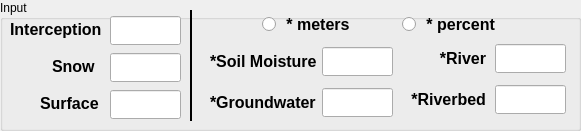
  <widget class="QGroupBox" name="groupBoxInput_1">
   <property name="geometry">
    <rect>
     <x>15</x>
     <y>12</y>
     <width>581</width>
     <height>131</height>
    </rect>
   </property>
   <property name="title">
    <string>Input</string>
   </property>
   <widget class="QLabel" name="textLabel1_2">
    <property name="geometry">
     <rect>
      <x>10</x>
      <y>14</y>
      <width>91</width>
      <height>31</height>
     </rect>
    </property>
    <property name="font">
     <font>
      <family>Arial</family>
      <pointsize>12</pointsize>
      <weight>75</weight>
      <bold>true</bold>
     </font>
    </property>
    <property name="text">
     <string>Interception</string>
    </property>
   </widget>
   <widget class="QLineEdit" name="lineEditInterception">
    <property name="geometry">
     <rect>
      <x>110</x>
      <y>16</y>
      <width>71</width>
      <height>29</height>
     </rect>
    </property>
    <property name="font">
     <font>
      <pointsize>11</pointsize>
      <weight>75</weight>
      <bold>true</bold>
     </font>
    </property>
    <property name="alignment">
     <set>Qt::AlignRight|Qt::AlignTrailing|Qt::AlignVCenter</set>
    </property>
   </widget>
   <widget class="QRadioButton" name="radioButtonMeters">
    <property name="geometry">
     <rect>
      <x>262</x>
      <y>13</y>
      <width>111</width>
      <height>23</height>
     </rect>
    </property>
    <property name="font">
     <font>
      <family>Arial</family>
      <pointsize>12</pointsize>
      <weight>75</weight>
      <bold>true</bold>
     </font>
    </property>
    <property name="text">
     <string> * meters</string>
    </property>
   </widget>
   <widget class="QRadioButton" name="radioButtonPercent">
    <property name="geometry">
     <rect>
      <x>402</x>
      <y>13</y>
      <width>101</width>
      <height>23</height>
     </rect>
    </property>
    <property name="font">
     <font>
      <family>Arial</family>
      <pointsize>12</pointsize>
      <weight>75</weight>
      <bold>true</bold>
     </font>
    </property>
    <property name="text">
     <string> * percent</string>
    </property>
   </widget>
   <widget class="QLabel" name="textLabel1_5">
    <property name="geometry">
     <rect>
      <x>52</x>
      <y>51</y>
      <width>50</width>
      <height>31</height>
     </rect>
    </property>
    <property name="font">
     <font>
      <family>Arial</family>
      <pointsize>12</pointsize>
      <weight>75</weight>
      <bold>true</bold>
     </font>
    </property>
    <property name="text">
     <string>Snow</string>
    </property>
   </widget>
   <widget class="QLabel" name="textLabel1_6">
    <property name="geometry">
     <rect>
      <x>40</x>
      <y>88</y>
      <width>61</width>
      <height>31</height>
     </rect>
    </property>
    <property name="font">
     <font>
      <family>Arial</family>
      <pointsize>12</pointsize>
      <weight>75</weight>
      <bold>true</bold>
     </font>
    </property>
    <property name="text">
     <string>Surface</string>
    </property>
   </widget>
   <widget class="QLineEdit" name="lineEditSnow">
    <property name="geometry">
     <rect>
      <x>110</x>
      <y>53</y>
      <width>71</width>
      <height>29</height>
     </rect>
    </property>
    <property name="font">
     <font>
      <pointsize>11</pointsize>
      <weight>75</weight>
      <bold>true</bold>
     </font>
    </property>
    <property name="alignment">
     <set>Qt::AlignRight|Qt::AlignTrailing|Qt::AlignVCenter</set>
    </property>
   </widget>
   <widget class="QLineEdit" name="lineEditSurface">
    <property name="geometry">
     <rect>
      <x>110</x>
      <y>90</y>
      <width>71</width>
      <height>29</height>
     </rect>
    </property>
    <property name="font">
     <font>
      <pointsize>11</pointsize>
      <weight>75</weight>
      <bold>true</bold>
     </font>
    </property>
    <property name="alignment">
     <set>Qt::AlignRight|Qt::AlignTrailing|Qt::AlignVCenter</set>
    </property>
   </widget>
   <widget class="Line" name="line">
    <property name="geometry">
     <rect>
      <x>181</x>
      <y>10</y>
      <width>20</width>
      <height>111</height>
     </rect>
    </property>
    <property name="frameShadow">
     <enum>QFrame::Plain</enum>
    </property>
    <property name="lineWidth">
     <number>2</number>
    </property>
    <property name="midLineWidth">
     <number>2</number>
    </property>
    <property name="orientation">
     <enum>Qt::Vertical</enum>
    </property>
   </widget>
   <widget class="QLabel" name="textLabel1_7">
    <property name="geometry">
     <rect>
      <x>210</x>
      <y>46</y>
      <width>111</width>
      <height>31</height>
     </rect>
    </property>
    <property name="font">
     <font>
      <family>Arial</family>
      <pointsize>12</pointsize>
      <weight>75</weight>
      <bold>true</bold>
     </font>
    </property>
    <property name="text">
     <string>*Soil Moisture</string>
    </property>
   </widget>
   <widget class="QLabel" name="textLabel1_8">
    <property name="geometry">
     <rect>
      <x>210</x>
      <y>87</y>
      <width>111</width>
      <height>31</height>
     </rect>
    </property>
    <property name="font">
     <font>
      <family>Arial</family>
      <pointsize>12</pointsize>
      <weight>75</weight>
      <bold>true</bold>
     </font>
    </property>
    <property name="text">
     <string>*Groundwater</string>
    </property>
   </widget>
   <widget class="QLineEdit" name="lineEditGroundwater">
    <property name="geometry">
     <rect>
      <x>322</x>
      <y>88</y>
      <width>71</width>
      <height>29</height>
     </rect>
    </property>
    <property name="font">
     <font>
      <pointsize>11</pointsize>
      <weight>75</weight>
      <bold>true</bold>
     </font>
    </property>
    <property name="alignment">
     <set>Qt::AlignRight|Qt::AlignTrailing|Qt::AlignVCenter</set>
    </property>
   </widget>
   <widget class="QLineEdit" name="lineEditSoilMoisture">
    <property name="geometry">
     <rect>
      <x>322</x>
      <y>47</y>
      <width>71</width>
      <height>29</height>
     </rect>
    </property>
    <property name="font">
     <font>
      <pointsize>11</pointsize>
      <weight>75</weight>
      <bold>true</bold>
     </font>
    </property>
    <property name="alignment">
     <set>Qt::AlignRight|Qt::AlignTrailing|Qt::AlignVCenter</set>
    </property>
   </widget>
   <widget class="QLabel" name="textLabel1_9">
    <property name="geometry">
     <rect>
      <x>405</x>
      <y>43</y>
      <width>81</width>
      <height>31</height>
     </rect>
    </property>
    <property name="font">
     <font>
      <family>Arial</family>
      <pointsize>12</pointsize>
      <weight>75</weight>
      <bold>true</bold>
     </font>
    </property>
    <property name="text">
     <string>*River</string>
    </property>
    <property name="alignment">
     <set>Qt::AlignRight|Qt::AlignTrailing|Qt::AlignVCenter</set>
    </property>
   </widget>
   <widget class="QLineEdit" name="lineEditRiverbed">
    <property name="geometry">
     <rect>
      <x>495</x>
      <y>85</y>
      <width>71</width>
      <height>29</height>
     </rect>
    </property>
    <property name="font">
     <font>
      <pointsize>11</pointsize>
      <weight>75</weight>
      <bold>true</bold>
     </font>
    </property>
    <property name="alignment">
     <set>Qt::AlignRight|Qt::AlignTrailing|Qt::AlignVCenter</set>
    </property>
   </widget>
   <widget class="QLineEdit" name="lineEditRiver">
    <property name="geometry">
     <rect>
      <x>495</x>
      <y>44</y>
      <width>71</width>
      <height>29</height>
     </rect>
    </property>
    <property name="font">
     <font>
      <pointsize>11</pointsize>
      <weight>75</weight>
      <bold>true</bold>
     </font>
    </property>
    <property name="alignment">
     <set>Qt::AlignRight|Qt::AlignTrailing|Qt::AlignVCenter</set>
    </property>
   </widget>
   <widget class="QLabel" name="textLabel1_10">
    <property name="geometry">
     <rect>
      <x>405</x>
      <y>84</y>
      <width>81</width>
      <height>31</height>
     </rect>
    </property>
    <property name="font">
     <font>
      <family>Arial</family>
      <pointsize>12</pointsize>
      <weight>75</weight>
      <bold>true</bold>
     </font>
    </property>
    <property name="text">
     <string>*Riverbed</string>
    </property>
    <property name="alignment">
     <set>Qt::AlignRight|Qt::AlignTrailing|Qt::AlignVCenter</set>
    </property>
   </widget>
  </widget>
